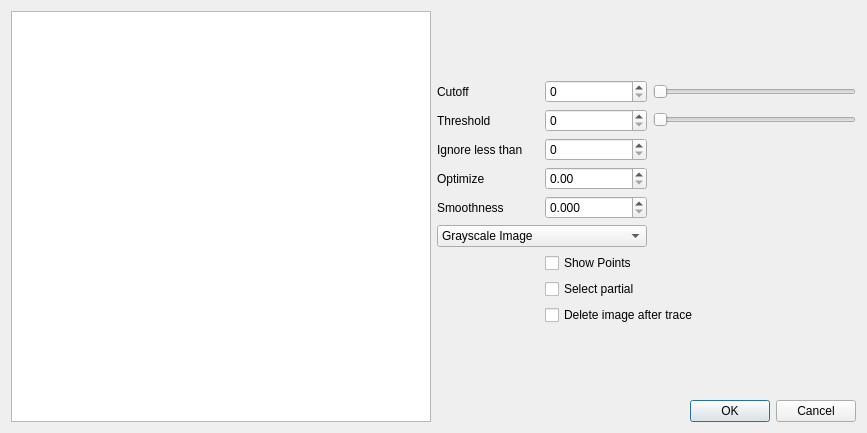
<?xml version="1.0" encoding="UTF-8"?>
<ui version="4.0">
 <class>ImageTraceDialog</class>
 <widget class="QDialog" name="ImageTraceDialog">
  <property name="geometry">
   <rect>
    <x>0</x>
    <y>0</y>
    <width>867</width>
    <height>433</height>
   </rect>
  </property>
  <property name="windowTitle">
   <string>Image Trace</string>
  </property>
  <layout class="QHBoxLayout" name="horizontalLayout" stretch="0,0">
   <property name="sizeConstraint">
    <enum>QLayout::SetMinimumSize</enum>
   </property>
   <item>
    <widget class="ImageTraceGraphicsView" name="traceGraphicsView">
     <property name="mouseTracking">
      <bool>false</bool>
     </property>
     <property name="acceptDrops">
      <bool>false</bool>
     </property>
    </widget>
   </item>
   <item>
    <layout class="QVBoxLayout" name="verticalLayout" stretch="0,0,0,0">
     <property name="sizeConstraint">
      <enum>QLayout::SetFixedSize</enum>
     </property>
     <item>
      <spacer name="verticalSpacer_2">
       <property name="orientation">
        <enum>Qt::Vertical</enum>
       </property>
       <property name="sizeHint" stdset="0">
        <size>
         <width>20</width>
         <height>40</height>
        </size>
       </property>
      </spacer>
     </item>
     <item>
      <layout class="QGridLayout" name="gridLayout" columnstretch="1,1,2" columnminimumwidth="1,1,3">
       <property name="sizeConstraint">
        <enum>QLayout::SetFixedSize</enum>
       </property>
       <item row="0" column="2">
        <widget class="QSlider" name="cutoffSlider">
         <property name="sizePolicy">
          <sizepolicy hsizetype="Expanding" vsizetype="Preferred">
           <horstretch>3</horstretch>
           <verstretch>0</verstretch>
          </sizepolicy>
         </property>
         <property name="minimumSize">
          <size>
           <width>100</width>
           <height>0</height>
          </size>
         </property>
         <property name="maximum">
          <number>255</number>
         </property>
         <property name="orientation">
          <enum>Qt::Horizontal</enum>
         </property>
        </widget>
       </item>
       <item row="1" column="2">
        <widget class="QSlider" name="thresholdSlider">
         <property name="sizePolicy">
          <sizepolicy hsizetype="Expanding" vsizetype="Fixed">
           <horstretch>3</horstretch>
           <verstretch>0</verstretch>
          </sizepolicy>
         </property>
         <property name="minimumSize">
          <size>
           <width>140</width>
           <height>20</height>
          </size>
         </property>
         <property name="maximum">
          <number>255</number>
         </property>
         <property name="orientation">
          <enum>Qt::Horizontal</enum>
         </property>
        </widget>
       </item>
       <item row="4" column="0">
        <widget class="QLabel" name="smoothnessLabel">
         <property name="sizePolicy">
          <sizepolicy hsizetype="Preferred" vsizetype="Preferred">
           <horstretch>1</horstretch>
           <verstretch>0</verstretch>
          </sizepolicy>
         </property>
         <property name="text">
          <string>Smoothness</string>
         </property>
        </widget>
       </item>
       <item row="2" column="1">
        <widget class="QSpinBox" name="ignoreSpinBox">
         <property name="sizePolicy">
          <sizepolicy hsizetype="Preferred" vsizetype="Fixed">
           <horstretch>1</horstretch>
           <verstretch>0</verstretch>
          </sizepolicy>
         </property>
         <property name="maximum">
          <number>9999</number>
         </property>
        </widget>
       </item>
       <item row="0" column="1">
        <widget class="QSpinBox" name="cutoffSpinBox">
         <property name="sizePolicy">
          <sizepolicy hsizetype="Expanding" vsizetype="Fixed">
           <horstretch>1</horstretch>
           <verstretch>0</verstretch>
          </sizepolicy>
         </property>
         <property name="maximum">
          <number>255</number>
         </property>
        </widget>
       </item>
       <item row="1" column="1">
        <widget class="QSpinBox" name="thresholdSpinBox">
         <property name="sizePolicy">
          <sizepolicy hsizetype="Expanding" vsizetype="Fixed">
           <horstretch>1</horstretch>
           <verstretch>0</verstretch>
          </sizepolicy>
         </property>
         <property name="maximum">
          <number>255</number>
         </property>
        </widget>
       </item>
       <item row="0" column="0">
        <widget class="QLabel" name="cutoffLabel">
         <property name="sizePolicy">
          <sizepolicy hsizetype="Preferred" vsizetype="Preferred">
           <horstretch>1</horstretch>
           <verstretch>0</verstretch>
          </sizepolicy>
         </property>
         <property name="text">
          <string>Cutoff</string>
         </property>
        </widget>
       </item>
       <item row="3" column="1">
        <widget class="QDoubleSpinBox" name="optimizeDoubleSpinBox">
         <property name="sizePolicy">
          <sizepolicy hsizetype="Preferred" vsizetype="Fixed">
           <horstretch>1</horstretch>
           <verstretch>0</verstretch>
          </sizepolicy>
         </property>
         <property name="maximum">
          <double>999.000000000000000</double>
         </property>
        </widget>
       </item>
       <item row="3" column="0">
        <widget class="QLabel" name="optimizeLabel">
         <property name="sizePolicy">
          <sizepolicy hsizetype="Preferred" vsizetype="Preferred">
           <horstretch>1</horstretch>
           <verstretch>0</verstretch>
          </sizepolicy>
         </property>
         <property name="text">
          <string>Optimize</string>
         </property>
        </widget>
       </item>
       <item row="1" column="0">
        <widget class="QLabel" name="thresholdLabel">
         <property name="text">
          <string>Threshold</string>
         </property>
        </widget>
       </item>
       <item row="5" column="0" colspan="2">
        <widget class="QComboBox" name="bgImageComboBox">
         <property name="currentIndex">
          <number>0</number>
         </property>
         <item>
          <property name="text">
           <string>Grayscale Image</string>
          </property>
         </item>
         <item>
          <property name="text">
           <string>Binarized Image</string>
          </property>
         </item>
         <item>
          <property name="text">
           <string>Fade Image</string>
          </property>
         </item>
        </widget>
       </item>
       <item row="4" column="1">
        <widget class="QDoubleSpinBox" name="smoothnessDoubleSpinBox">
         <property name="sizePolicy">
          <sizepolicy hsizetype="Preferred" vsizetype="Fixed">
           <horstretch>1</horstretch>
           <verstretch>0</verstretch>
          </sizepolicy>
         </property>
         <property name="decimals">
          <number>3</number>
         </property>
         <property name="maximum">
          <double>1.334000000000000</double>
         </property>
         <property name="singleStep">
          <double>0.100000000000000</double>
         </property>
        </widget>
       </item>
       <item row="2" column="0">
        <widget class="QLabel" name="IgnoreLabel">
         <property name="sizePolicy">
          <sizepolicy hsizetype="Preferred" vsizetype="Preferred">
           <horstretch>1</horstretch>
           <verstretch>0</verstretch>
          </sizepolicy>
         </property>
         <property name="text">
          <string>Ignore less than</string>
         </property>
        </widget>
       </item>
       <item row="8" column="1" colspan="2">
        <widget class="QCheckBox" name="deleteImgCheckBox">
         <property name="text">
          <string>Delete image after trace</string>
         </property>
        </widget>
       </item>
       <item row="6" column="1" colspan="2">
        <widget class="QCheckBox" name="showPointsCheckbox">
         <property name="text">
          <string>Show Points</string>
         </property>
        </widget>
       </item>
       <item row="7" column="1" colspan="2">
        <widget class="QCheckBox" name="selectPartialCheckBox">
         <property name="text">
          <string>Select partial</string>
         </property>
        </widget>
       </item>
      </layout>
     </item>
     <item>
      <spacer name="verticalSpacer">
       <property name="orientation">
        <enum>Qt::Vertical</enum>
       </property>
       <property name="sizeHint" stdset="0">
        <size>
         <width>20</width>
         <height>40</height>
        </size>
       </property>
      </spacer>
     </item>
     <item>
      <widget class="QDialogButtonBox" name="buttonBox">
       <property name="standardButtons">
        <set>QDialogButtonBox::Cancel|QDialogButtonBox::Ok</set>
       </property>
      </widget>
     </item>
    </layout>
   </item>
  </layout>
 </widget>
 <customwidgets>
  <customwidget>
   <class>ImageTraceGraphicsView</class>
   <extends>QGraphicsView</extends>
   <header location="global">widgets/components/image-trace-graphicsview.h</header>
  </customwidget>
 </customwidgets>
 <tabstops>
  <tabstop>cutoffSpinBox</tabstop>
  <tabstop>cutoffSlider</tabstop>
  <tabstop>thresholdSpinBox</tabstop>
  <tabstop>thresholdSlider</tabstop>
  <tabstop>ignoreSpinBox</tabstop>
  <tabstop>optimizeDoubleSpinBox</tabstop>
  <tabstop>smoothnessDoubleSpinBox</tabstop>
  <tabstop>bgImageComboBox</tabstop>
  <tabstop>showPointsCheckbox</tabstop>
  <tabstop>selectPartialCheckBox</tabstop>
  <tabstop>deleteImgCheckBox</tabstop>
  <tabstop>traceGraphicsView</tabstop>
 </tabstops>
 <resources/>
 <connections/>
</ui>
